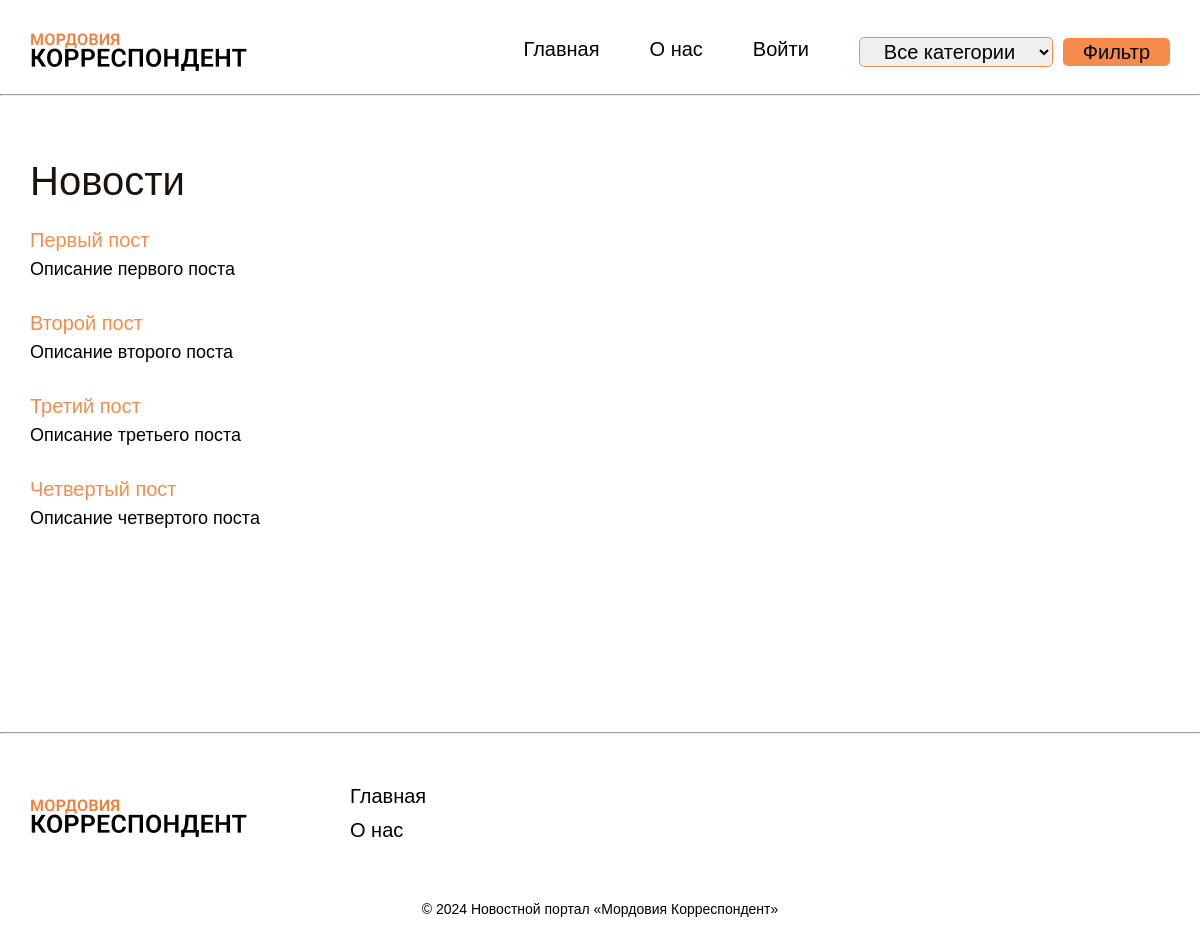
The app's page /, older data.
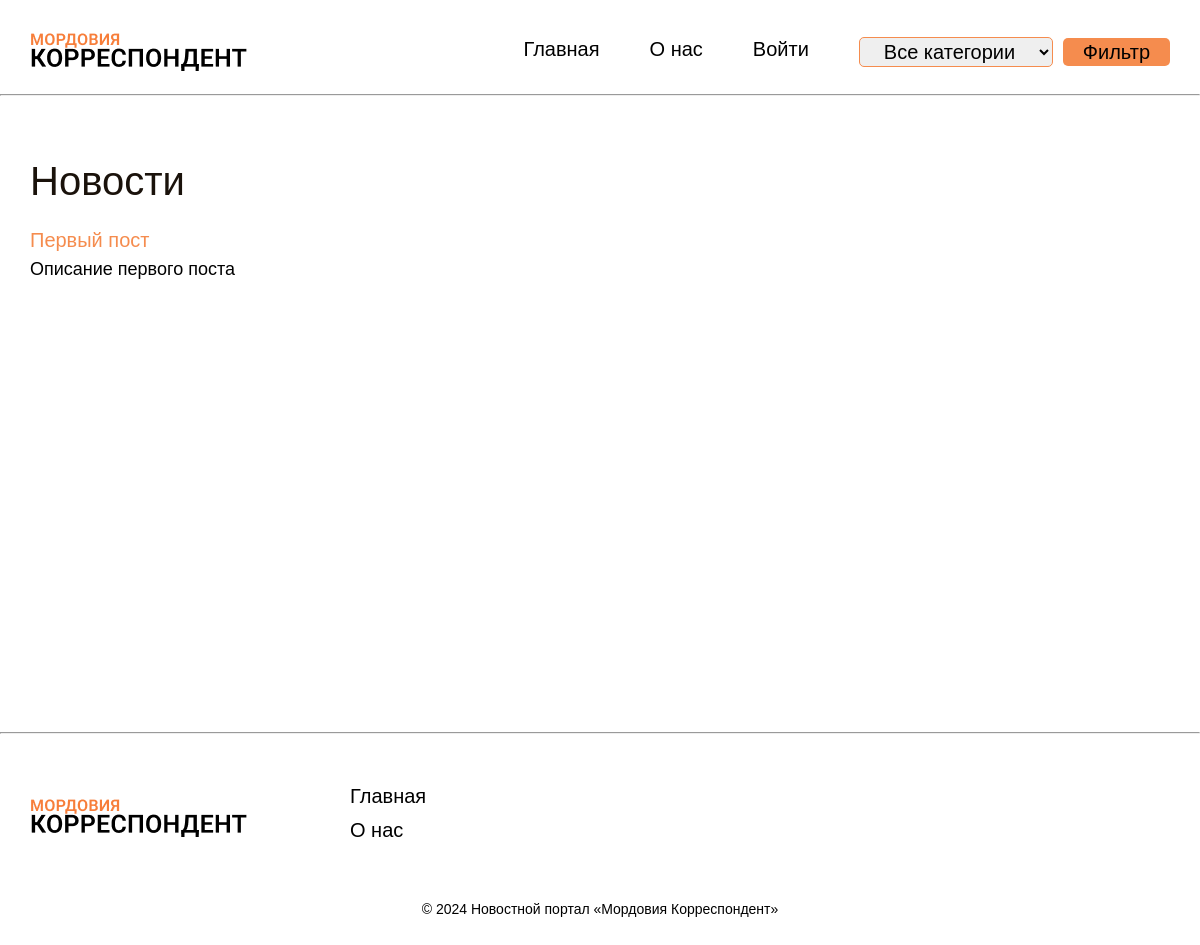
The same page, newer data.
### app.py (models this page shows, shortened)
class Post(db.Model):
    id = db.Column(db.Integer, primary_key=True)
    title = db.Column(db.String(100), nullable=False)
    content = db.Column(db.Text, nullable=False)
    date_posted = db.Column(db.DateTime, nullable=False, default=datetime.utcnow)
    category_id = db.Column(db.Integer, db.ForeignKey('category.id'), nullable=False)  # Добавлено поле для связи с категорией
    category = db.relationship('Category', backref=db.backref('posts', lazy=True))
    user_id = db.Column(db.Integer, db.ForeignKey('user.id'), nullable=False)
    author = db.relationship('User', backref=db.backref('posts', lazy=True))

### app.py (the view)
@app.route('/')
def index():
    category_id = request.args.get('category_id')  # Получаем ID категории из запроса, если он есть
    posts = Post.query.all()
    categories = Category.query.all()
    if category_id:  # Если указан ID категории, фильтруем посты
        posts = Post.query.filter_by(category_id=category_id).all()
    return render_template('index.html', posts=posts, categories=categories, title='Главная')

### news_portal/templates/index.html
{% extends 'base.html' %}
{% block content %}
    <h1 class="main__title">Новости</h1>
    <ul>
        {% for post in posts %}
            <li class="main__post-li">
                {% if current_user.is_authenticated %}
                    <a href="{{ url_for('post_detail', post_id=post.id) }}" class="main__post-link">{{ post.title }}</a><br>
                {% else %}
                    <a href="{{ url_for('login') }}" class="main__post-link">{{ post.title }}</a><br>
                {% endif %}
                <p class="main__content">{{ post.content | truncate(200) }}</p>
            </li>
        {% endfor %}
    </ul>
{% endblock content %}

Row changes from the older to the newer data that the page shows:
removed Post: title "Второй пост", content "Описание второго поста"
removed Post: title "Третий пост", content "Описание третьего поста"
removed Post: title "Четвертый пост", content "Описание четвертого поста"
